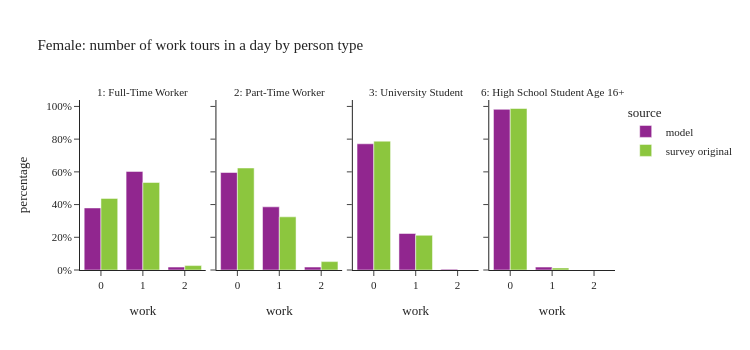

The cell this chart's notebook holds for it:
### Code cell
plot_work_tour_ptype(per_data[(per_data['ptype'].isin(worker_ptype)) & (per_data['sex']==2)],"Female: number of work tours in a day by person type")

### Figure 1 — Plotly figure (JSON) as saved in the notebook; plotly's stock layout.template omitted (floating-point values rounded to 4 significant figures)
{"data": [{"alignmentgroup": "True", "customdata": [[284098], [451359], [13335]], "hovertemplate": "source=model<br>ptype_label=1: Full-Time Worker<br>work=%{x}<br>percentage=%{y}<br>sample_size=%{customdata[0]}<extra></extra>", "legendgroup": "model", "marker": {"color": "#91268F", "pattern": {"shape": ""}}, "name": "model", "offsetgroup": "model", "orientation": "v", "showlegend": true, "textposition": "auto", "type": "bar", "x": [0.0, 1.0, 2.0], "xaxis": "x", "y": [0.3794, 0.6028, 0.01781], "yaxis": "y"}, {"alignmentgroup": "True", "customdata": [[133209], [86298], [4001]], "hovertemplate": "source=model<br>ptype_label=2: Part-Time Worker<br>work=%{x}<br>percentage=%{y}<br>sample_size=%{customdata[0]}<extra></extra>", "legendgroup": "model", "marker": {"color": "#91268F", "pattern": {"shape": ""}}, "name": "model", "offsetgroup": "model", "orientation": "v", "showlegend": false, "textposition": "auto", "type": "bar", "x": [0.0, 1.0, 2.0], "xaxis": "x2", "y": [0.596, 0.3861, 0.0179], "yaxis": "y2"}, {"alignmentgroup": "True", "customdata": [[70260], [20337], [463]], "hovertemplate": "source=model<br>ptype_label=3: University Student<br>work=%{x}<br>percentage=%{y}<br>sample_size=%{customdata[0]}<extra></extra>", "legendgroup": "model", "marker": {"color": "#91268F", "pattern": {"shape": ""}}, "name": "model", "offsetgroup": "model", "orientation": "v", "showlegend": false, "textposition": "auto", "type": "bar", "x": [0.0, 1.0, 2.0], "xaxis": "x3", "y": [0.7716, 0.2233, 0.005085], "yaxis": "y3"}, {"alignmentgroup": "True", "customdata": [[58301], [1056]], "hovertemplate": "source=model<br>ptype_label=6: High School Student Age 16+<br>work=%{x}<br>percentage=%{y}<br>sample_size=%{customdata[0]}<extra></extra>", "legendgroup": "model", "marker": {"color": "#91268F", "pattern": {"shape": ""}}, "name": "model", "offsetgroup": "model", "orientation": "v", "showlegend": false, "textposition": "auto", "type": "bar", "x": [0.0, 1.0], "xaxis": "x4", "y": [0.9822, 0.01779], "yaxis": "y4"}, {"alignmentgroup": "True", "customdata": [[684], [606], [16]], "hovertemplate": "source=survey original<br>ptype_label=1: Full-Time Worker<br>work=%{x}<br>percentage=%{y}<br>sample_size=%{customdata[0]}<extra></extra>", "legendgroup": "survey original", "marker": {"color": "#8CC63E", "pattern": {"shape": ""}}, "name": "survey original", "offsetgroup": "survey original", "orientation": "v", "showlegend": true, "textposition": "auto", "type": "bar", "x": [0.0, 1.0, 2.0], "xaxis": "x", "y": [0.4378, 0.5352, 0.02699], "yaxis": "y"}, {"alignmentgroup": "True", "customdata": [[325], [143], [10]], "hovertemplate": "source=survey original<br>ptype_label=2: Part-Time Worker<br>work=%{x}<br>percentage=%{y}<br>sample_size=%{customdata[0]}<extra></extra>", "legendgroup": "survey original", "marker": {"color": "#8CC63E", "pattern": {"shape": ""}}, "name": "survey original", "offsetgroup": "survey original", "orientation": "v", "showlegend": false, "textposition": "auto", "type": "bar", "x": [0.0, 1.0, 2.0], "xaxis": "x2", "y": [0.6237, 0.325, 0.05132], "yaxis": "y2"}, {"alignmentgroup": "True", "customdata": [[100], [32]], "hovertemplate": "source=survey original<br>ptype_label=3: University Student<br>work=%{x}<br>percentage=%{y}<br>sample_size=%{customdata[0]}<extra></extra>", "legendgroup": "survey original", "marker": {"color": "#8CC63E", "pattern": {"shape": ""}}, "name": "survey original", "offsetgroup": "survey original", "orientation": "v", "showlegend": false, "textposition": "auto", "type": "bar", "x": [0.0, 1.0], "xaxis": "x3", "y": [0.7877, 0.2123], "yaxis": "y3"}, {"alignmentgroup": "True", "customdata": [[39], [2]], "hovertemplate": "source=survey original<br>ptype_label=6: High School Student Age 16+<br>work=%{x}<br>percentage=%{y}<br>sample_size=%{customdata[0]}<extra></extra>", "legendgroup": "survey original", "marker": {"color": "#8CC63E", "pattern": {"shape": ""}}, "name": "survey original", "offsetgroup": "survey original", "orientation": "v", "showlegend": false, "textposition": "auto", "type": "bar", "x": [0.0, 1.0], "xaxis": "x4", "y": [0.9873, 0.01267], "yaxis": "y4"}], "layout": {"annotations": [{"font": {}, "showarrow": false, "text": "1: Full-Time Worker", "x": 0.1175, "xanchor": "center", "xref": "paper", "y": 1.0, "yanchor": "bottom", "yref": "paper"}, {"font": {}, "showarrow": false, "text": "2: Part-Time Worker", "x": 0.3725, "xanchor": "center", "xref": "paper", "y": 1.0, "yanchor": "bottom", "yref": "paper"}, {"font": {}, "showarrow": false, "text": "3: University Student", "x": 0.6275, "xanchor": "center", "xref": "paper", "y": 1.0, "yanchor": "bottom", "yref": "paper"}, {"font": {}, "showarrow": false, "text": "6: High School Student Age 16+", "x": 0.8825, "xanchor": "center", "xref": "paper", "y": 1.0, "yanchor": "bottom", "yref": "paper"}], "barmode": "group", "height": 350, "legend": {"title": {"text": "source"}, "tracegroupgap": 0}, "title": {"text": "Female: number of work tours in a day by person type"}, "width": 750, "xaxis": {"anchor": "y", "domain": [0.0, 0.235], "title": {"text": "work"}}, "xaxis2": {"anchor": "y2", "domain": [0.255, 0.49], "matches": "x", "title": {"text": "work"}}, "xaxis3": {"anchor": "y3", "domain": [0.51, 0.745], "matches": "x", "title": {"text": "work"}}, "xaxis4": {"anchor": "y4", "domain": [0.765, 1.0], "matches": "x", "title": {"text": "work"}}, "yaxis": {"anchor": "x", "domain": [0.0, 1.0], "tickformat": ".0%", "title": {"text": "percentage"}}, "yaxis2": {"anchor": "x2", "domain": [0.0, 1.0], "matches": "y", "showticklabels": false, "tickformat": ".0%"}, "yaxis3": {"anchor": "x3", "domain": [0.0, 1.0], "matches": "y", "showticklabels": false, "tickformat": ".0%"}, "yaxis4": {"anchor": "x4", "domain": [0.0, 1.0], "matches": "y", "showticklabels": false, "tickformat": ".0%"}}}
